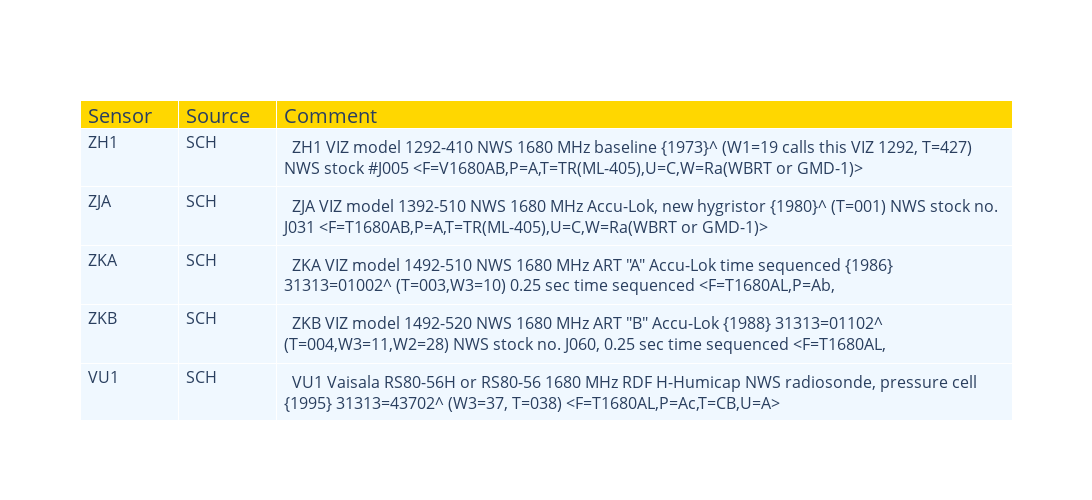

The notebook cell saved with this chart:
### Markdown cell above
## Summary table of the sensor

### Code cell
fig = go.Figure(data=[go.Table(
    header=dict(values=list(['Sensor','Source', 'Comment']),
                fill_color='gold',
                align='left',
                font_size=20),
    columnwidth = [40,40,300],
    cells=dict(values=[data_sensor_clean_tab.sensor_id, data_sensor_clean.source, data_sensor_clean.comment],
               fill_color='aliceblue',
               align='left',
               font_size=16,
               height=30
              )),
])

fig.update_layout(width=1900, height=50*len(df_sensor))

fig.show()

### Figure 1 — Plotly figure (JSON) as saved in the notebook; plotly's stock layout.template omitted (floating-point values rounded to 4 significant figures)
{"data": [{"cells": {"align": "left", "fill": {"color": "aliceblue"}, "font": {"size": 16}, "height": 30, "values": [["ZH1 ", "ZJA ", "ZKA ", "ZKB ", "VU1 ", "VU3 ", "51", "111", "124"], ["SCH", "SCH", "SCH", "SCH", "SCH", "SCH", "SCH", "SCH", "WMO", "WMO", "WMO", "WMO", "WMO", "WMO", "WMO", "WMO", "WMO", "WMO", "WMO", "WMO", "WMO", "WMO", "WMO", "WMO", "WMO", "WMO", "WMO", "WMO", "WMO", "WMO", "WMO", "WMO", "WMO", "WMO", "WMO"], ["  ZH1 VIZ model 1292-410 NWS 1680 MHz baseline {1973}^ (W1=19 calls this VIZ 1292, T=427) NWS stock #J005 <F=V1680AB,P=A,T=TR(ML-405),U=C,W=Ra(WBRT or GMD-1)>", "  ZJA VIZ model 1392-510 NWS 1680 MHz Accu-Lok, new hygristor {1980}^ (T=001) NWS stock no. J031 <F=T1680AB,P=A,T=TR(ML-405),U=C,W=Ra(WBRT or GMD-1)>", "  ZKA VIZ model 1492-510 NWS 1680 MHz ART \"A\" Accu-Lok time sequenced {1986} 31313=01002^ (T=003,W3=10) 0.25 sec time sequenced <F=T1680AL,P=Ab,", "  ZKB VIZ model 1492-520 NWS 1680 MHz ART \"B\" Accu-Lok {1988} 31313=01102^ (T=004,W3=11,W2=28) NWS stock no. J060, 0.25 sec time sequenced <F=T1680AL,", "  VU1 Vaisala RS80-56H or RS80-56 1680 MHz RDF H-Humicap NWS radiosonde, pressure cell {1995} 31313=43702^ (W3=37, T=038) <F=T1680AL,P=Ac,T=CB,U=A>", "  ZKB VIZ model 1492-520 NWS 1680 MHz ART \"B\" Accu-Lok {1988} 31313=01102^ (T=004,W3=11,W2=28) NWS stock no. J060, 0.25 sec time sequenced <F=T1680AL,", "  VU1 Vaisala RS80-56H or RS80-56 1680 MHz RDF H-Humicap NWS radiosonde, pressure cell {1995} 31313=43702^ (W3=37, T=038) <F=T1680AL,P=Ac,T=CB,U=A>", "  VU3 Vaisala RS80-57H or RS80-57 1680 MHz RDF H-Humicap NWS radiosonde, pressure cell {1998} 31313=45202^ (W3=52, T=039) (RDF, 1680+-3 MHz AM)", "  VU3 Vaisala RS80-57H or RS80-57 1680 MHz RDF H-Humicap NWS radiosonde, pressure cell {1998} 31313=45202^ (W3=52, T=039) (RDF, 1680+-3 MHz AM)", "VIZ-B2 (United States)                ", "VIZ-B2 (United States)                ", "Sippican LMS6 w/Chip Thermistor, external boom mounted capacitance relative   humidity sensor, and derived pressure from GPS   height          ", "VIZ-B2 (United States)                ", "VIZ-B2 (United States)                ", "Sippican LMS6 w/Chip Thermistor, external boom mounted capacitance relative   humidity sensor, and derived pressure from GPS   height          ", "VIZ-B2 (United States)                ", "Sippican LMS6 w/Chip Thermistor, external boom mounted capacitance relative   humidity sensor, and derived pressure from GPS   height          ", "Sippican LMS6 w/Chip Thermistor, external boom mounted capacitance relative   humidity sensor, and derived pressure from GPS   height          ", "Sippican LMS6 w/Chip Thermistor, external boom mounted capacitance relative   humidity sensor, and derived pressure from GPS   height          ", "Sippican LMS6 w/Chip Thermistor, external boom mounted capacitance relative   humidity sensor, and derived pressure from GPS   height          ", "Sippican LMS6 w/Chip Thermistor, external boom mounted capacitance relative   humidity sensor, and derived pressure from GPS   height          ", "Sippican LMS6 w/Chip Thermistor, external boom mounted capacitance relative   humidity sensor, and derived pressure from GPS   height          ", "Sippican LMS6 w/Chip Thermistor, external boom mounted capacitance relative   humidity sensor, and derived pressure from GPS   height          ", "Sippican LMS6 w/Chip Thermistor, external boom mounted capacitance relative   humidity sensor, and derived pressure from GPS   height          ", "Sippican LMS6 w/Chip Thermistor, external boom mounted capacitance relative   humidity sensor, and derived pressure from GPS   height          ", "Sippican LMS6 w/Chip Thermistor, external boom mounted capacitance relative   humidity sensor, and derived pressure from GPS   height          ", "Sippican LMS6 w/Chip Thermistor, external boom mounted capacitance relative   humidity sensor, and derived pressure from GPS   height          ", "Sippican LMS6 w/Chip Thermistor, external boom mounted capacitance relative   humidity sensor, and derived pressure from GPS   height          ", "Sippican LMS6 w/Chip Thermistor, external boom mounted capacitance relative   humidity sensor, and derived pressure from GPS   height          ", "Sippican LMS6 w/Chip Thermistor, external boom mounted capacitance relative   humidity sensor, and derived pressure from GPS   height          ", "Vaisala RS41/AUTOSONDE (Finland)                            ", "Vaisala RS41/AUTOSONDE (Finland)                            ", "Vaisala RS41/AUTOSONDE (Finland)                            ", "Vaisala RS41/AUTOSONDE (Finland)                            ", "Vaisala RS41/AUTOSONDE (Finland)                            "]]}, "columnwidth": [40, 40, 300], "header": {"align": "left", "fill": {"color": "gold"}, "font": {"size": 20}, "values": ["Sensor", "Source", "Comment"]}, "type": "table"}], "layout": {"height": 500, "width": 1900}}
